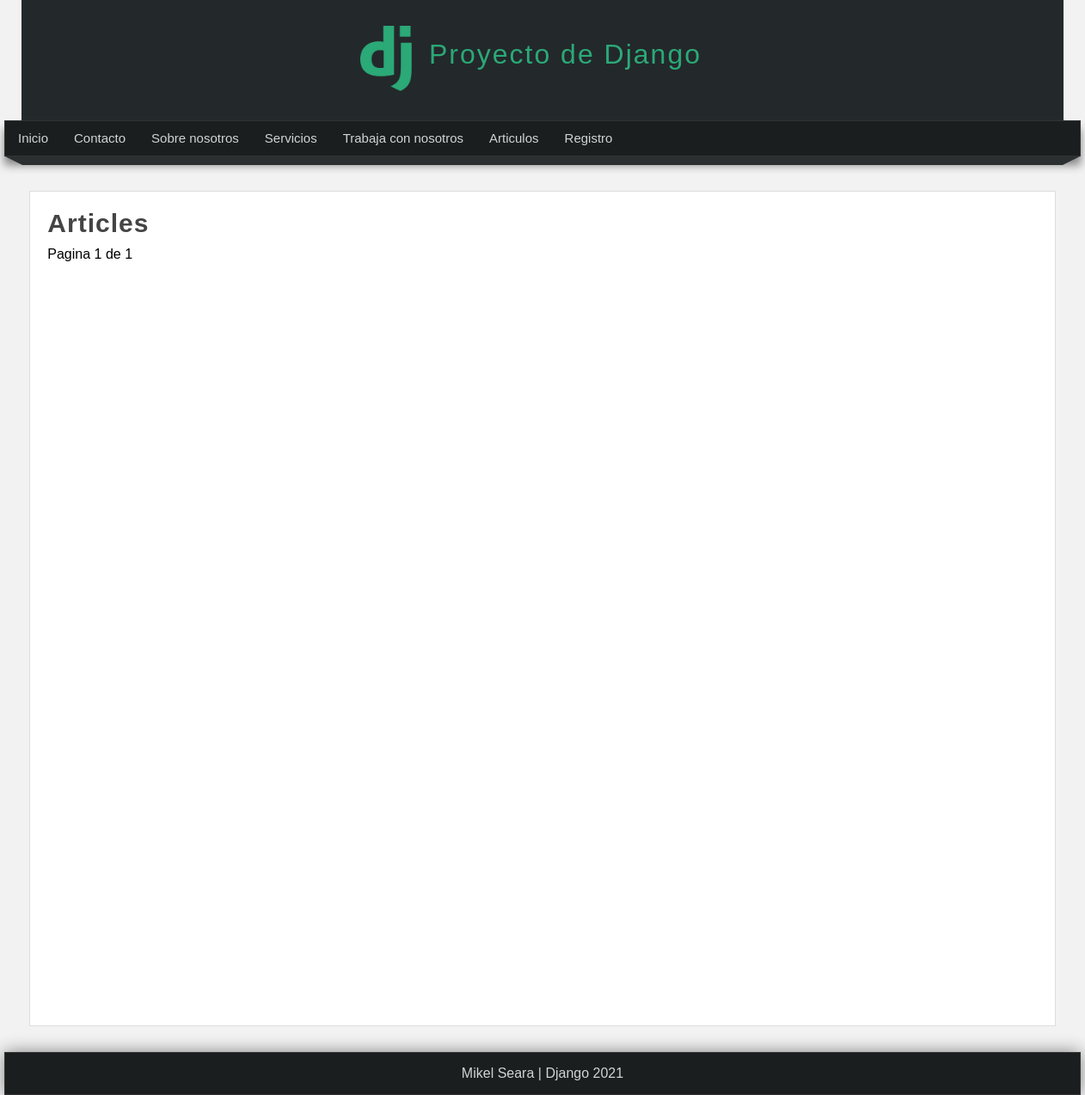
Before: /articulos/ with the older database file.
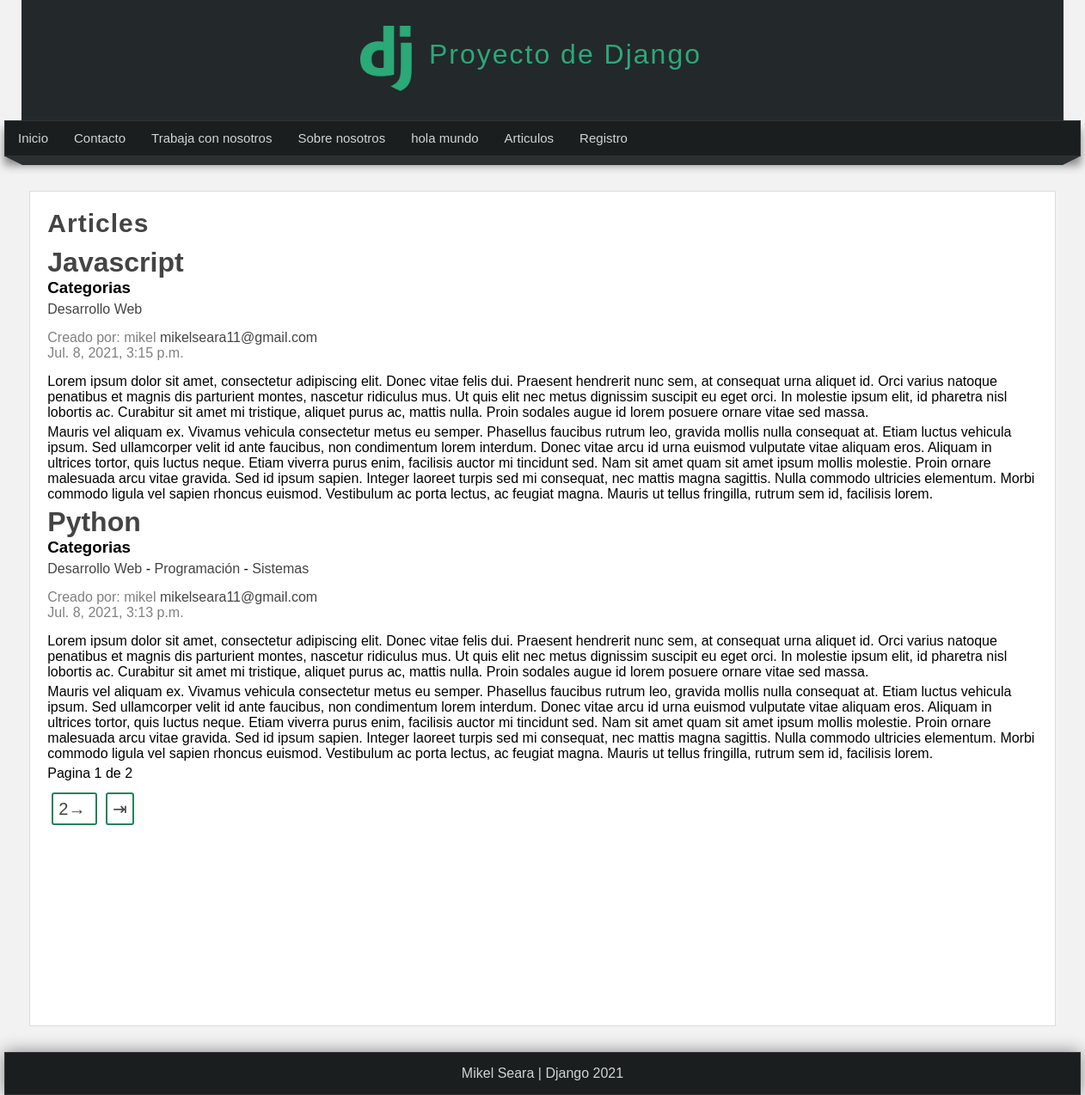
After: the same page with the newer database file.
### pages/models.py (models this page shows, shortened)
class Page(models.Model):
    title = models.CharField(max_length=50, verbose_name='Titulo')
    content = RichTextField(verbose_name='Contenido')
    slug = models.CharField(unique=True, max_length=150,
                            verbose_name='url amigable')
    order = models.IntegerField(default=0,verbose_name='Orden')
    visible = models.BooleanField(verbose_name='Estado')
    created_at = models.DateTimeField(
        auto_now_add=True, verbose_name='Creado el')
    updated_at = models.DateTimeField(auto_now=True, verbose_name='Última actualización')
    class Meta:
        verbose_name = 'Página'
        verbose_name_plural = 'Paginas'

### blog/models.py (models this page shows, shortened)
class Article(models.Model):
    title = models.CharField(max_length=150, verbose_name='Titulo')
    user = models.ForeignKey(
        User,editable=False, verbose_name='Usuario', on_delete=models.CASCADE)# El parametro editable es para que el campo no se pueda editar
    categories = models.ManyToManyField(
        Category, verbose_name='Categorías', blank=True)  # Relacion de varios a varios
    content = RichTextField(verbose_name='Contenido')
    image = models.ImageField(default='null', verbose_name='Imagen',upload_to="articles")
    public = models.BooleanField(verbose_name='Público')
    created_at = models.DateTimeField(
        auto_now_add=True, verbose_name='Creado el')
    updated_at = models.DateTimeField(
        auto_now=True, verbose_name='Editado el')
    class Meta:
        verbose_name = 'Artículo'
        verbose_name_plural = 'Artículos'
        ordering = ['-created_at']

class Category(models.Model):
    name = models.CharField(max_length=100, verbose_name='Nombre')
    descripcion = models.CharField(max_length=255, verbose_name='Descripcion')
    created_at = models.DateTimeField(
        auto_now_add=True, verbose_name='Creado el')
    class Meta:
        verbose_name = 'Categoría'
        verbose_name_plural = 'Categorías'
    def __str__(self):
        return self.name

### blog/views.py (the view)
# urls.py: path('articulos/', views.list, name='list_articles'),
def list(request):
    articles = Article.objects.all()  # Sacar todos los articulos
    paginator = Paginator(articles, 2)
    page = request.GET.get('pagina')  # Recoger el número de la página
    page_articles = paginator.get_page(page)
    return render(request, 'articles/list.html', {
        'title': 'Articles',
        'articles': page_articles
    })

### blog/processor.py (called while the page is built)
def get_categories(request):
    ids = Article.objects.filter(
        public=True).values_list('categories', flat=True)
    categories = Category.objects.filter(id__in=ids).values_list('id', 'name')# Con el filter solo van a aparecer las categorias que tengan articulos asociados(subconsulta)
    return{
        'categories': categories,
        'ids': ids
    }

### pages/context_processor.py (called while the page is built)
def get_pages(request):
    pages = Page.objects.filter(visible=True).order_by('order').values_list('id', 'title', 'slug')  # es como hacer un select| el 'filter' es opcional; el order_by('order') es para ordenar segun el orden que le he puesto en el campo 'order'
    return{
        'pages': pages
    }

### blog/templates/articles/list.html (shortened to what this page needs)
{% extends 'layouts/layout.html'%}
{% block content %}
<h2 class='title'>{{title}}</h2>
{% include 'articles/articles.html' %}
{% include 'articles/pagination.html' %}
{% endblock content %}

### mainApp/templates/layouts/layout.html (shortened to what this page needs)
<!DOCTYPE html>
<html lang="es">
<head>
    {% load static %}{% comment %} para cargar la carpeta static{% endcomment %}
    <link rel="stylesheet" href="{% static 'css/styles.css' %}">
</head>
<body>
    <header>
        <div id="logotipo">
            <img src="{% static 'images/logo.png' %}">
            <h1>Proyecto de Django</h1>
        </div>
    </header>
    <nav>
        <ul>
            <li><a href="{% url 'inicio' %}">Inicio</a></li>
            <li><a href="{% url 'about' %}">Contacto</a></li>
            {% for page in pages %}
            <li>
                <a href="{% url 'pagina' page.2 %}">{{page.1}}</a>
            </li>
            {% endfor %}
            <li>
                <a href="{% url 'list_articles' %}">Articulos</a>
            </li>
            <li><a href="{% url 'register' %}">Registro</a></li>
        </ul>
    </nav>
    <div class="barra">
        <span class="esquina-izquierda"></span>
        <span class="relleno-barra"></span>
        <span class="esquina-derecha"></span>
    </div>
    <div id="content">
        <div class="box">
            {% block content %}{% endblock %}
        </div>
    </div>
    <footer>
        <p>Mikel Seara | Django {% now "Y" %}</p>
    </footer>
</body>
</html>

### blog/templates/articles/articles.html (shortened to what this page needs)
{% for article in articles %}
<div class="data">
    <h1>
        <a href="{% url 'article' article.id %}">{{article.title}}</a>
    </h1>
    <ul>
    <h3>Categorias</h3>
    <p>
    {% for category in article.categories.all %}
        <a href="{% url 'category' category.id%}">{{category}}</a>
        {%if forloop.counter < article.categories.all|length %}
            -
        {% endif%}
    {% endfor %}
    </p>
    </ul>
    <p class="date">
    Creado por:
        {{article.user}} <a href="#">{{article.user.email}}</a><br>
        {{article.created_at}}
    </p>
    <p>{{article.content | safe }}</p>
</div>
{% endfor %}

Changed rows visible on the page:
no longer on this page (row edited): Page: title "Servicios"
changed Page "Trabaja con nosotros": moves up the list
added Page: title "hola mundo"
added Article: title "Javascript", user "mikel", user.email "mikelseara11@gmail.com", created_at "Jul. 8, 2021, 3:15 p.m.", content "Lorem ipsum dolor sit amet, consectetur adipiscing elit. Donec vitae felis dui. Praesent hendrerit nunc sem, at consequat urna aliquet id. Orci varius natoque penatibus et magnis dis parturient montes, nascetur ridiculus mus. Ut quis elit nec metus dignissim suscipit eu eget orci. In molestie ipsum elit, id pharetra nisl lobortis ac. Curabitur sit amet mi tristique, aliquet purus ac, mattis nulla. Proin sodales augue id lorem posuere ornare vitae sed massa. Mauris vel aliquam ex. Vivamus vehicula consectetur metus eu semper. Phasellus faucibus rutrum leo, gravida mollis nulla consequat at. Etiam luctus vehicula ipsum. Sed ullamcorper velit id ante faucibus, non condimentum lorem interdum.…"
added Category: name "Desarrollo Web"
added Article: title "Python", user "mikel", user.email "mikelseara11@gmail.com", created_at "Jul. 8, 2021, 3:13 p.m.", content "Lorem ipsum dolor sit amet, consectetur adipiscing elit. Donec vitae felis dui. Praesent hendrerit nunc sem, at consequat urna aliquet id. Orci varius natoque penatibus et magnis dis parturient montes, nascetur ridiculus mus. Ut quis elit nec metus dignissim suscipit eu eget orci. In molestie ipsum elit, id pharetra nisl lobortis ac. Curabitur sit amet mi tristique, aliquet purus ac, mattis nulla. Proin sodales augue id lorem posuere ornare vitae sed massa. Mauris vel aliquam ex. Vivamus vehicula consectetur metus eu semper. Phasellus faucibus rutrum leo, gravida mollis nulla consequat at. Etiam luctus vehicula ipsum. Sed ullamcorper velit id ante faucibus, non condimentum lorem interdum.…"
added Category: name "Programación", shown under "Python"
added Category: name "Sistemas", shown under "Python"
Other visible differences:
{{ articles.paginator.num_pages }}: "1" → "2"
{{ articles.next_page_number }}: (not shown) → "2"
